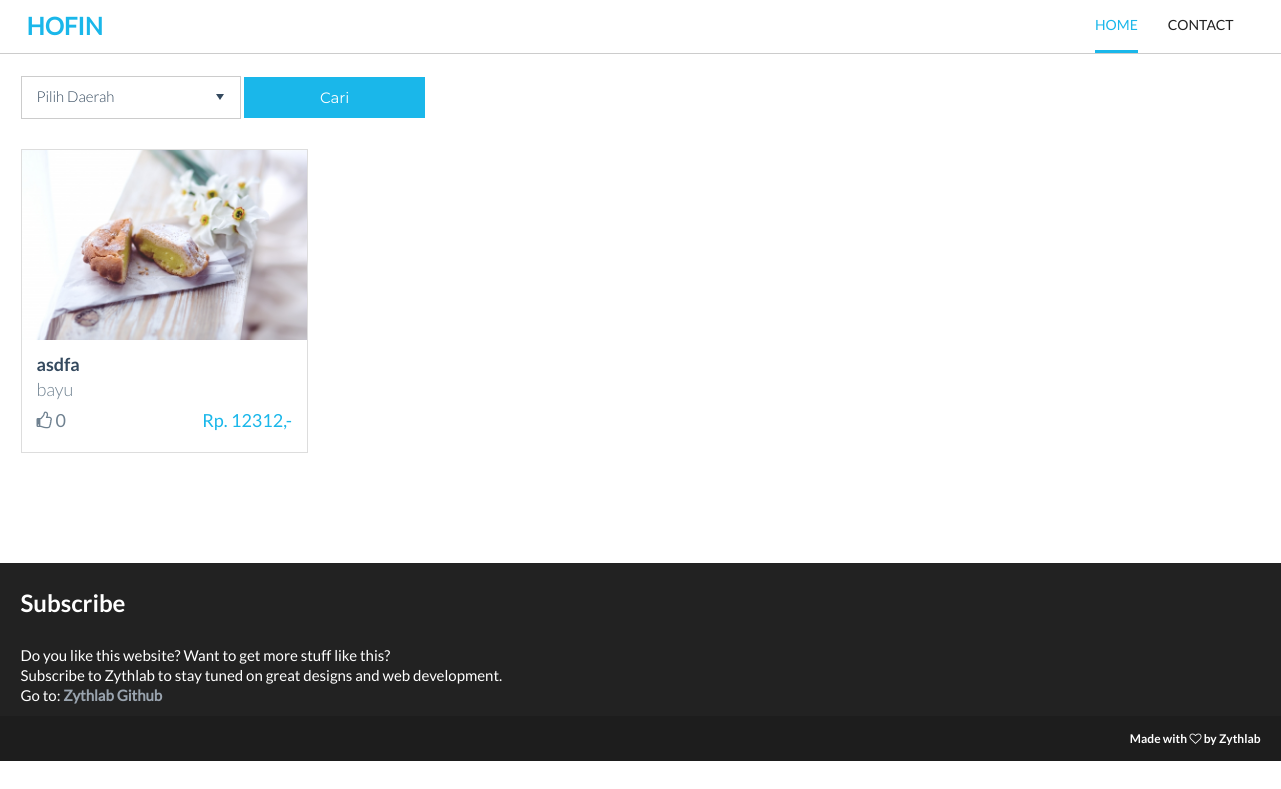
The page /penginapan/cariPenginapan?daerah=Kab. Singosari on the database its author committed.
### tables this page shows
CREATE TABLE IF NOT EXISTS `m_penginapan` (
  `id_penginapan` int(11) NOT NULL,
  `id_pengguna` int(11) NOT NULL,
  `rating` int(11) NOT NULL,
  `nama_penginapan` varchar(100) NOT NULL,
  `alamat` varchar(100) NOT NULL,
  `daerah` varchar(100) NOT NULL,
  `harga` int(11) NOT NULL,
  `deskripsi` text NOT NULL,
  `kategori` varchar(50) NOT NULL,
  `foto` varchar(100) NOT NULL
);

CREATE TABLE IF NOT EXISTS `m_pengguna` (
  `id_pengguna` int(11) NOT NULL,
  `nama` varchar(50) NOT NULL,
  `username` varchar(50) NOT NULL,
  `password` varchar(100) NOT NULL,
  `role` int(11) NOT NULL
);

### application/controllers/Penginapan.php (called while the page is built, shortened)
<?php
class Penginapan extends CI_Controller {
	public function cariPenginapan(){
		$daerah = $this->input->post('daerah');
		if(isset($_GET['daerah'])){
			$daerah = $_GET['daerah'];
		}
		if($daerah=="0"){
			$data['penginapan'] = $this->Mpenginapan->semuaPenginapan();
		}else{
			$data['penginapan'] = $this->Mpenginapan->cariPenginapan($daerah);
		}
		$data['content'] = $this->load->view('VPenginapan', $data, true);
		$this->load->view('template2', $data);
	}
}

### index.php (called while the page is built, shortened)
<?php
require_once BASEPATH.'core/CodeIgniter.php';

### application/models/Mpenginapan.php (called while the page is built, shortened)
<?php if (!defined('BASEPATH')) exit('No direct script access allowed');
class Mpenginapan extends CI_Model
{
	public function cariPenginapan($daerah){
		$this->db->from('m_pengguna');
		$this->db->join('m_penginapan', 'm_pengguna.id_pengguna = m_penginapan.id_pengguna');
		$this->db->where('daerah', $daerah);
		$query = $this->db->get();
		return $query->result();
	}
}

### application/views/VPenginapan.php (the view, shortened to what this page needs)
<section id="list-menu" class="content" style="padding-top: 76px">
  <div class="container">
   <div class="form-inline">
  <?php echo form_open('penginapan/cariPenginapan'); ?>
    <div class="form-group">
    </div>
    <button type="submit" class="btn button-search btn-red">Cari</button>
  </div>
  <div class="menu" style="padding-top: 30px">
    <div class="row">
      <?php foreach ($penginapan as $penginapan) {?>
        <div class="col-md-3 col-sm-6 col-xs-12">
          <div class="box">
            <a href="<?= base_url('penginapan/detailPenginapan/')?><?= $penginapan->id_penginapan?>">
              <div class="box-image">
                <img src="img/content/1.jpg" class="img-responsive">
              </div>
              <div class="box-description">
                <h4 class="menu-title"><?= $penginapan->nama_penginapan ?></h4>
                <p class="menu-owner"><?= $penginapan->nama ?></p>
                <div class="menu-type"><i class="fa fa-thumbs-o-up" aria-hidden="true"></i> <?= $penginapan->rating ?></div>
                <div class="menu-price">Rp. <?=$penginapan->harga ?>,-</div>
              </div>
            </a>
          </div>
        </div>
        <?php } ?>
    </div>
  </div>
</div>
</section>

### rows shown on the page
m_penginapan: nama_penginapan "asdfa", id_pengguna.nama "bayu", rating "0", harga "12312"
